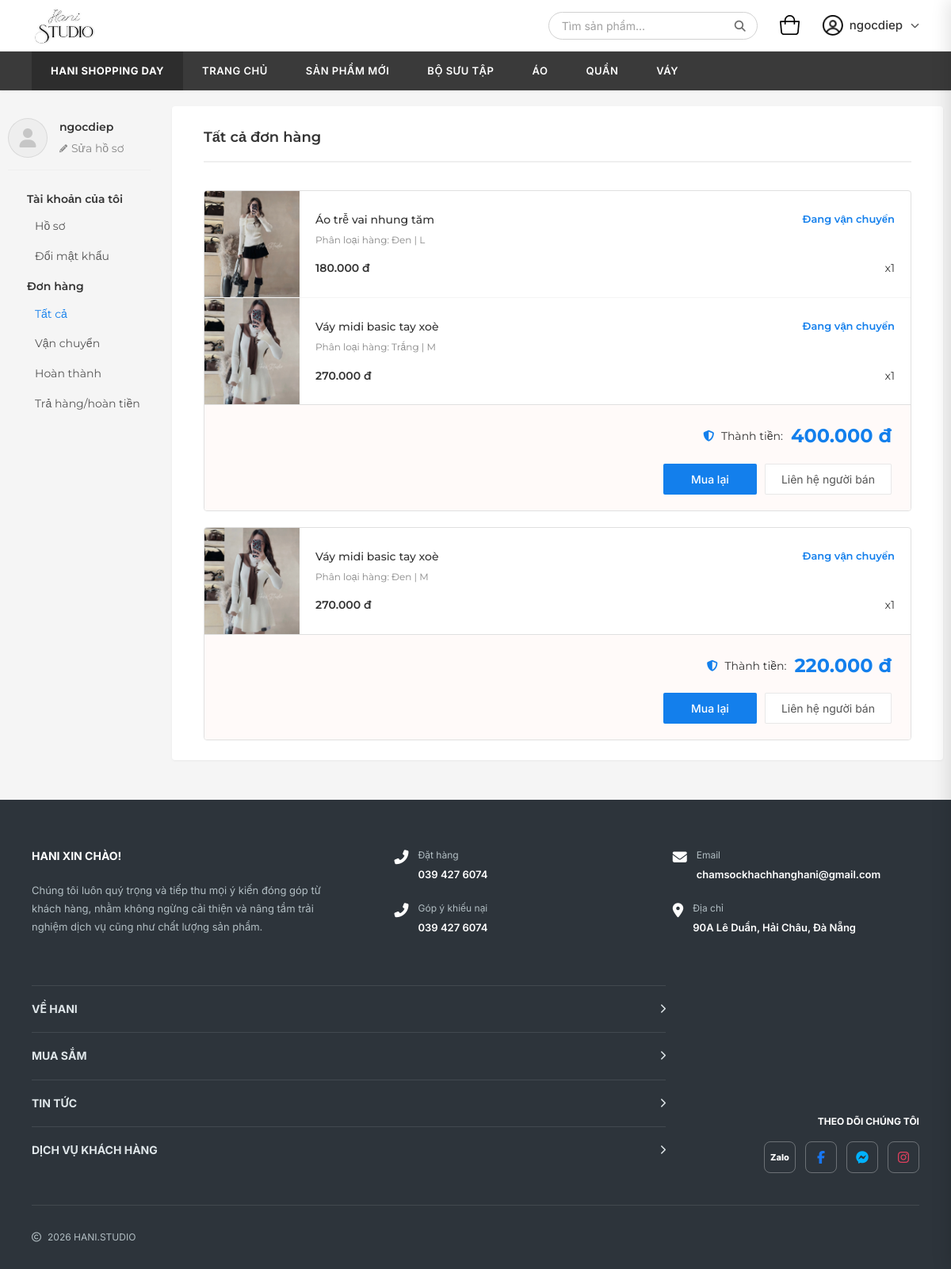
/orders/ (signed in), run on the app's committed database.
### reviews/models.py (models this page shows, shortened)
class OrderItem(models.Model):
    order = models.ForeignKey(Order, on_delete=models.CASCADE, related_name='items')
    product = models.ForeignKey(Product, on_delete=models.SET_NULL, null=True)
    product_name = models.CharField(max_length=255) # Lưu tên lại phòng khi sản phẩm bị xóa
    color = models.CharField(max_length=50)
    size = models.CharField(max_length=20)
    quantity = models.IntegerField(default=1)
    price = models.DecimalField(max_digits=12, decimal_places=0)

class Product(models.Model):
    name = models.CharField(max_length=255, verbose_name="Tên sản phẩm")
    code = models.CharField(max_length=50, unique=True, verbose_name="Mã sản phẩm")
    price = models.DecimalField(max_digits=12, decimal_places=0, verbose_name="Giá")
    old_price = models.DecimalField(max_digits=12, decimal_places=0, null=True, blank=True, verbose_name="Giá cũ")
    image_name = models.CharField(max_length=100, verbose_name="Tên file ảnh (trong static)")
    colors = models.JSONField(default=list, blank=True, verbose_name="Danh sách màu (JSON: name, hex)")
    sizes = models.JSONField(default=list, blank=True, verbose_name="Danh sách size (JSON list)")
    categories = models.ManyToManyField(Category, verbose_name="Danh mục")
    description = models.TextField(blank=True, verbose_name="Mô tả")
    class Meta:
        verbose_name = "Sản phẩm"
        verbose_name_plural = "Sản phẩm"

class Order(models.Model):
    STATUS_CHOICES = [
        ('shipping', 'Đang vận chuyển'),
        ('completed', 'Hoàn thành'),
        ('return', 'Trả hàng/Hoàn tiền'),
    ]
    user = models.ForeignKey(User, on_delete=models.CASCADE, related_name='orders')
    created_at = models.DateTimeField(auto_now_add=True)
    status = models.CharField(max_length=20, choices=STATUS_CHOICES, default='shipping')
    total_amount = models.DecimalField(max_digits=12, decimal_places=0)
    coupon_code = models.CharField(max_length=50, blank=True, null=True)
    discount_amount = models.DecimalField(max_digits=12, decimal_places=0, default=0)
    class Meta:
        verbose_name = "Đơn hàng"
        verbose_name_plural = "Đơn hàng"
        ordering = ['-created_at']

### reviews/views.py (the view)
# urls.py: path('orders/', views.orders, name='orders'),
def orders(request):
    if not request.user.is_authenticated:
        return redirect('login')
    status_filter = request.GET.get('status', 'all')
    user_orders = Order.objects.filter(user=request.user)
    if status_filter != 'all':
        user_orders = user_orders.filter(status=status_filter)
    return render(request, 'reviews/orders.html', {
        'user': request.user,
        'status': status_filter,
        'user_orders': user_orders,
        'cart_count': sum(item['qty'] for item in request.session.get('cart', []))
    })

### templates/reviews/orders.html (shortened to what this page needs)
{% extends "base.html" %}
{% load static shop_filters %}
{% block content %}
<div class="shopee-wrapper">
    <div class="shopee-container">
        <div class="shopee-sidebar">
            <div class="shopee-user-info-section">
                <div class="shopee-avatar">
                    <i class="fas fa-user"></i>
                </div>
                <div class="shopee-name">
                    <div class="shopee-name-text">{{ user.username }}</div>
                    <a href="{% url 'profile' %}" class="shopee-edit-btn">
                        <i class="fas fa-pencil-alt" style="font-size: 10px;"></i> Sửa hồ sơ
                    </a>
                </div>
            </div>
            <div class="shopee-menu">
                <div class="shopee-menu-group">
                    <div class="shopee-menu-title">
                        Tài khoản của tôi
                    </div>
                    <ul class="shopee-menu-links">
                        <li><a href="{% url 'profile' %}">Hồ sơ</a></li>
                        <li><a href="{% url 'change_password' %}">Đổi mật khẩu</a></li>
                    </ul>
                </div>
                <div class="shopee-menu-group">
                    <div class="shopee-menu-title">
                        Đơn hàng
                    </div>
                    <ul class="shopee-menu-links">
                        <li><a href="{% url 'orders' %}?status=all" {% if status == 'all' %}class="active"{% endif %}>Tất cả</a></li>
                        <li><a href="{% url 'orders' %}?status=shipping" {% if status == 'shipping' %}class="active"{% endif %}>Vận chuyển</a></li>
                        <li><a href="{% url 'orders' %}?status=completed" {% if status == 'completed' %}class="active"{% endif %}>Hoàn thành</a></li>
                        <li><a href="{% url 'orders' %}?status=return" {% if status == 'return' %}class="active"{% endif %}>Trả hàng/hoàn tiền</a></li>
                    </ul>
                </div>
            </div>
        </div>
        <div class="orders-main" style="background: #fff; padding: 25px 40px; box-shadow: 0 1px 3px rgba(0,0,0,0.05); border-radius: 4px;">
            <h2 style="font-size: 18px; font-weight: 600; color: #333; margin: 0 0 15px 0; border-bottom: 2px solid #efefef; padding-bottom: 15px; display: inline-block; width: 100%;">
                {% if status == 'all' %}Tất cả đơn hàng
                {% elif status == 'shipping' %}Vận chuyển
                {% elif status == 'completed' %}Hoàn thành
                {% elif status == 'return' %}Trả hàng/hoàn tiền
                {% else %}Đơn hàng{% endif %}
            </h2>
            <div id="order-list-content">
                {% if user_orders %}
                    {% for order in user_orders %}
                    <div style="border: 1px solid #e0e0e0; border-radius: 4px; margin-top: 20px; overflow: hidden; background: #fff;">
                        {% for item in order.items.all %}
                        <div style="display: flex; border-bottom: {% if not forloop.last %}1px solid #f5f5f5{% else %}none{% endif %};">
                            <img src="{% static 'images/' %}{{ item.product.image_name }}" style="width: 120px; min-height: 110px; object-fit: cover;" onerror="this.src='{% static 'images/sp10.png' %}'" alt="{{ item.product_name }}">
                            <div style="flex: 1; padding: 15px 20px; display: flex; flex-direction: column; justify-content: center;">
                                <div style="display: flex; justify-content: space-between;">
                                    <div style="font-size: 14px; color: #333; font-weight: 500; margin-bottom: 5px;">{{ item.product_name }}</div>
                                    <div style="font-size: 13px; color: #137FEC; font-weight: 600;">{{ order.get_status_display }}</div>
                                </div>
                                <div style="font-size: 12px; color: #888; margin-bottom: 15px;">Phân loại hàng: {{ item.color }} | {{ item.size }}</div>
                                <div style="display: flex; justify-content: space-between; align-items: center;">
                                    <div style="font-size: 14px; color: #333; font-weight: 600;">{{ item.price|format_price }}</div>
                                    <div style="font-size: 14px; color: #333;">x{{ item.quantity }}</div>
                                </div>
                            </div>
                        </div>
                        {% endfor %}
                        <div style="background: #fffaf9; border-top: 1px solid #e0e0e0; padding: 20px 24px; text-align: right;">
                            <div style="display: flex; justify-content: flex-end; align-items: center; gap: 10px; margin-bottom: 15px;">
                                <span style="font-size: 14px; color: #333;"><i class="fas fa-shield-alt" style="color: #137FEC; margin-right: 5px;"></i> Thành tiền:</span>
                                <span style="font-size: 24px; font-weight: 700; color: #137FEC;">{{ order.total_amount|format_price }}</span>
                            </div>
                            <div style="display: flex; justify-content: flex-end; gap: 10px;">
                                <button style="background: #137FEC; color: white; border: none; border-radius: 2px; padding: 10px 35px; font-size: 14px; font-weight: 500; cursor: pointer;">Mua lại</button>
                                <button style="background: #fff; color: #555; border: 1px solid rgba(0,0,0,.09); border-radius: 2px; padding: 10px 20px; font-size: 14px; cursor: pointer;">Liên hệ người bán</button>
                            </div>
                        </div>
                    </div>
                    {% endfor %}
                {% endif %}
            </div>
        </div>
    </div>
</div>
{% endblock %}

### templates/base.html (shortened to what this page needs)
{% load static shop_filters %}
<!DOCTYPE html>
<html lang="vi">
<head>
    <link rel="stylesheet" href="https://cdnjs.cloudflare.com/ajax/libs/font-awesome/6.5.1/css/all.min.css">
    <link rel="stylesheet" href="{% static 'css/style.css' %}?v=2.0">
</head>
<body>
    <header class="header">
        <div class="header-top">
            <div class="header-left">
                <a href="{% url 'home' %}" class="logo-hani">
                    <img src="{% static 'images/logo.png' %}?v=1.2" alt="Hani Logo" class="logo-img">
                </a>
            </div>
            <div class="header-right">
                <form action="{% url 'search' %}" method="GET" class="search-bar">
                    <input type="text" name="q" placeholder="Tìm sản phẩm...">
                    <button type="submit" class="btn-search"><i class="fas fa-search"></i></button>
                </form>
                <button class="btn-cart-icon" onclick="openCart()">
                    <img src="{% static 'images/cart_icon.png' %}" alt="Cart" style="width: 26px; height: auto; display: block;">
                </button>
                {% if user.is_authenticated %}
                <div class="user-area" style="position: relative; display: flex; align-items: center;">
                    <div id="userMenuToggle" onclick="toggleUserMenu(event)" style="cursor: pointer; display: flex; align-items: center; gap: 8px; padding: 5px 0;">
                        <img src="{% static 'images/user_icon.png' %}" alt="User" style="width: 26px; height: 26px; object-fit: contain; display: block;">
                        <span class="username-display" style="font-weight: 500; font-size: 15px; color: #333;">{{ user.username }}</span>
                        <i class="fas fa-chevron-down" style="font-size: 11px; margin-left: 2px; color: #555;"></i>
                    </div>
                </div>
                {% else %}
                <div class="auth-area">
                    <img src="{% static 'images/user_icon.png' %}" alt="User" style="width: 26px; height: 26px; object-fit: contain; margin-right: 5px;">
                    <span><a href="{% url 'login' %}">Đăng nhập</a> | <a href="{% url 'register' %}">Đăng ký</a></span>
                </div>
                {% endif %}
            </div>
        </div>
        <nav class="nav-bar">
            <span class="nav-item nav-highlight">HANI SHOPPING DAY</span>
            <a href="{% url 'home' %}" class="nav-item {% if request.resolver_match.url_name == 'home' %}active{% endif %}">TRANG CHỦ</a>
            <a href="{% url 'all_products_cat' 'san-pham-moi' %}" class="nav-item {% if category_slug == 'san-pham-moi' %}active{% endif %}">SẢN PHẨM MỚI</a>
            <a href="{% url 'all_products_cat' 'bo-suu-tap' %}" class="nav-item {% if category_slug == 'bo-suu-tap' %}active{% endif %}">BỘ SƯU TẬP</a>
            <a href="{% url 'all_products_cat' 'ao' %}" class="nav-item {% if category_slug == 'ao' %}active{% endif %}">ÁO</a>
            <a href="{% url 'all_products_cat' 'quan' %}" class="nav-item {% if category_slug == 'quan' %}active{% endif %}">QUẦN</a>
            <a href="{% url 'all_products_cat' 'vay' %}" class="nav-item {% if category_slug == 'vay' %}active{% endif %}">VÁY</a>
        </nav>
    </header>
    <main class="page-content">
        {% block content %}{% endblock %}
    </main>
    <footer class="footer">
        <div class="footer-inner">
            <div class="footer-main">
                <div class="footer-intro">
                    <h4 class="footer-heading">HANI XIN CHÀO!</h4>
                    <p class="footer-text">Chúng tôi luôn quý trọng và tiếp thu mọi ý kiến đóng góp từ khách hàng, nhằm không ngừng cải thiện và nâng tầm trải nghiệm dịch vụ cũng như chất lượng sản phẩm.</p>
                </div>
                <div class="footer-contacts">
                    <div class="contact-col">
                        <div class="contact-item">
                            <i class="fas fa-phone-alt"></i>
                            <div class="contact-text">
                                <span class="contact-label">Đặt hàng</span>
                                <span class="contact-num">039 427 6074</span>
                            </div>
                        </div>
                        <div class="contact-item">
                            <i class="fas fa-phone-alt"></i>
                            <div class="contact-text">
                                <span class="contact-label">Góp ý khiếu nại</span>
                                <span class="contact-num">039 427 6074</span>
                            </div>
                        </div>
                    </div>
                    <div class="contact-col">
                        <div class="contact-item">
                            <i class="fas fa-envelope"></i>
                            <div class="contact-text">
                                <span class="contact-label">Email</span>
                                <span class="contact-num">chamsockhachhanghani@gmail.com</span>
                            </div>
                        </div>
                        <div class="contact-item">
                            <i class="fas fa-map-marker-alt"></i>
                            <div class="contact-text">
                                <span class="contact-label">Địa chỉ</span>
                                <span class="contact-num">90A Lê Duẩn, Hải Châu, Đà Nẵng</span>
                            </div>
                        </div>
                    </div>
                </div>
            </div>
            <div class="footer-nav-and-social">
                <div class="footer-nav-stack">
                    <div class="footer-nav-row">VỀ HANI <i class="fas fa-chevron-right"></i></div>
                    <div class="footer-nav-row">MUA SẮM <i class="fas fa-chevron-right"></i></div>
                    <div class="footer-nav-row">TIN TỨC <i class="fas fa-chevron-right"></i></div>
                    <div class="footer-nav-row">DỊCH VỤ KHÁCH HÀNG <i class="fas fa-chevron-right"></i></div>
                </div>
                <div class="footer-social-box">
                    <span class="social-label">THEO DÕI CHÚNG TÔI</span>
                    <div class="social-icons">
                        <a href="#" class="social-btn zalo">Zalo</a>
                        <a href="#" class="social-btn facebook"><i class="fab fa-facebook-f"></i></a>
                        <a href="#" class="social-btn messenger"><i class="fab fa-facebook-messenger"></i></a>
                        <a href="#" class="social-btn instagram"><i class="fab fa-instagram"></i></a>
                    </div>
                </div>
            </div>
            <div class="footer-copyright">
                <i class="far fa-copyright"></i> 2026 HANI.STUDIO
            </div>
        </div>
    </footer>
</body>
</html>

### data on the page
Order: status "Đang vận chuyển", total_amount "400.000 đ"
OrderItem: product.image_name (picture), product_name "Áo trễ vai nhung tăm", color "Đen", size "L", price "180.000 đ", quantity "1"
OrderItem: product.image_name (picture), product_name "Váy midi basic tay xoè", color "Trắng", size "M", price "270.000 đ", quantity "1"
Order: status "Đang vận chuyển", total_amount "220.000 đ"
OrderItem: product.image_name (picture), product_name "Váy midi basic tay xoè", color "Đen", size "M", price "270.000 đ", quantity "1"

### other printed values
{{ user.username }} "ngocdiep"
